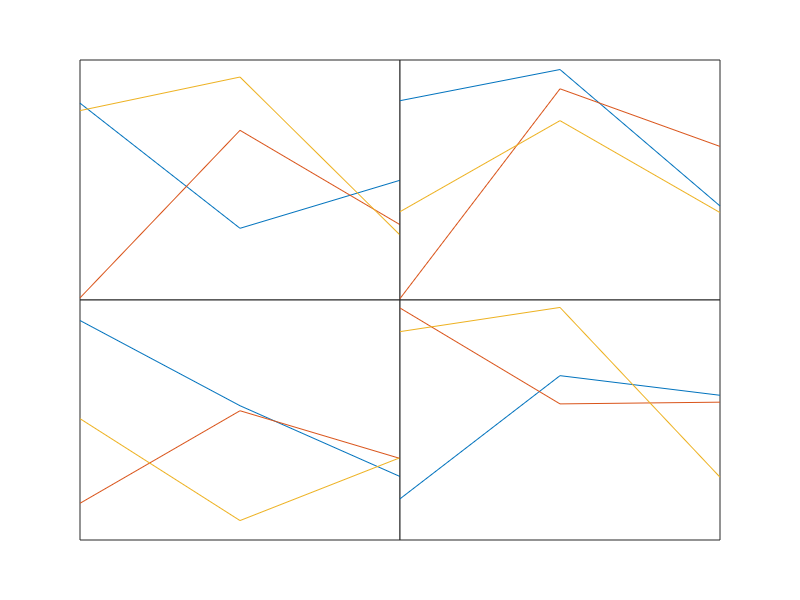

MATLAB code for this plot:
figure, subplot(2,2,1),plot(rand(3)),set(gca,'xtick',[],'ytick',[])
 subplot(2,2,2),plot(rand(3)),set(gca,'xtick',[],'ytick',[])
 subplot(2,2,3),plot(rand(3)),set(gca,'xtick',[],'ytick',[])
 subplot(2,2,4),plot(rand(3)),set(gca,'xtick',[],'ytick',[])
 ha=get(gcf,'children');
 set(ha(1),'position',[.5 .1 .4 .4])
 set(ha(2),'position',[.1 .1 .4 .4])
 set(ha(3),'position',[.5 .5 .4 .4])
 set(ha(4),'position',[.1 .5 .4 .4])